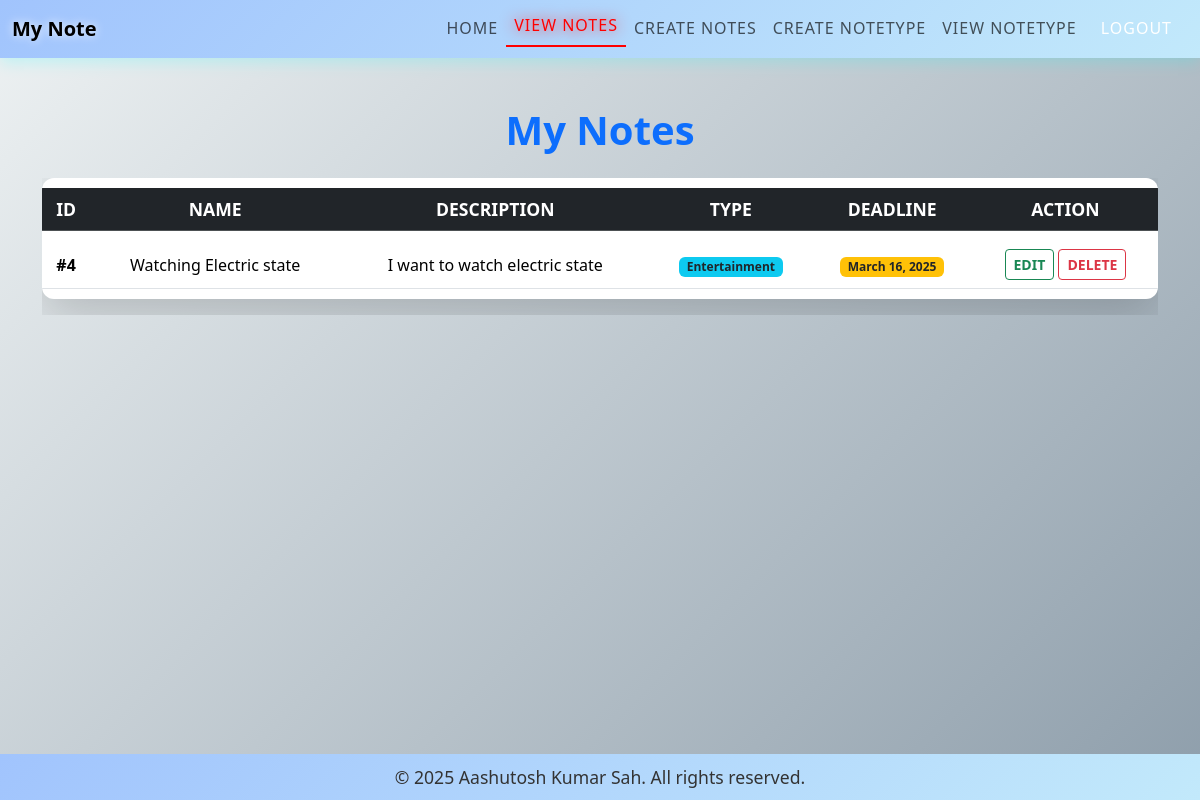
The app's page /views_note/ (signed in) with its own data.
### base/models.py (models this page shows)
class Notes(models.Model):
    name = models.CharField(max_length=200)
    description = models.TextField()
    file = models.FileField(upload_to='media/')
    deadline_at = models.DateField( auto_now=True)
    user = models.ForeignKey(User, on_delete=models.CASCADE, null=True)
    type = models.ForeignKey(NoteType, on_delete=models.SET_NULL, null=True)
    created_at = models.DateField( auto_now_add=True)
    updated_at = models.DateField( auto_now=True)

class NoteType(models.Model):
    name = models.CharField(max_length=200)
    created_at = models.DateField( auto_now_add=True)
    updated_at = models.DateField( auto_now=True)

### base/views.py (the view)
# urls.py: path('views_note/', views_note, name='views_note'),
@login_required
def views_note(request):
    note = Notes.objects.filter(user=request.user)
    note_type = NoteType.objects.all()
    return render(request, 'views_note.html', context={'Notes': note, 'Notetype': note_type})

### templates/views_note.html
{% include "header.html" %}
<div class="container mt-5">
    <h1 class="mb-4 text-center text-primary fw-bold">My Notes</h1>
    <div class="table-responsive">
        <table class="table table-hover shadow-lg" style="border-radius: 12px; overflow: hidden;">
            <thead class="table-dark text-light">
                <tr class="text-center">
                    <th scope="col">ID</th>
                    <th scope="col">Name</th>
                    <th scope="col">Description</th>
                    <th scope="col">Type</th>
                    <th scope="col">Deadline</th>
                    <th scope="col">Action</th>
                </tr>
            </thead>
            <tbody>
                {% for i in Notes %}
                    <tr class="align-middle text-center">
                        <td><strong>#{{ i.id }}</strong></td>
                        <td>{{ i.name }}</td>
                        <td>{{ i.description|truncatewords:10 }}</td>
                        <td><span class="badge bg-info text-dark">{{ i.type.name }}</span></td>
                        <td>
                            {% if i.deadline_at %}
                                <span class="badge bg-warning text-dark">{{ i.deadline_at }}</span>
                            {% else %}
                                <span class="badge bg-secondary">No Deadline</span>
                            {% endif %}
                        </td>
                        <td>
                            <a href="{% url 'edit_note' pk=i.id %}" class="btn btn-outline-success btn-sm fw-bold">EDIT</a>
                            <a href="{% url 'delete_note' pk=i.id %}" class="btn btn-outline-danger btn-sm fw-bold">DELETE</a>
                        </td>
                    </tr>
                {% empty %}
                    <tr>
                        <td colspan="6" class="text-center text-muted">No notes available.</td>
                    </tr>
                {% endfor %}
            </tbody>
        </table>
    </div>
</div>
{% include "footer.html" %}

### static/css/styles.css (style rules this page uses)
body { font-family: 'Arial', sans-serif; margin: 0; padding: 0; background: #f4f7fc; color: #333; line-height: 1.6; }
body { margin: 0; padding: 0; min-height: 100vh; }
body { padding-top: 80px; }
body { font-family: 'Arial', sans-serif; margin: 0; padding: 0; background: linear-gradient(135deg, #e0f7fa, #f8f9fa, #e3ecff); color: #333; line-height: 1.6; min-height: 100vh; display: flex; flex-direction: column; }
h1, h2, h3 { color: #222; text-align: center; font-weight: bold; }
:root { --primary-color: #00c6ff; --secondary-color: #0072ff; --accent-color: #ffcc00; --text-light: #ffffff; --text-dark: #222; --footer-bg: #0a0f1e; --bg-gradient: linear-gradient(135deg, #eef2f3, #8e9eab); }
body { font-family: 'Poppins', sans-serif; background: var(--bg-gradient); color: var(--text-dark); margin: 0; padding: 0; display: flex; flex-direction: column; min-height: 100vh; }
.table { border-collapse: separate; border-spacing: 0 10px; box-shadow: 0 4px 12px rgba(0, 0, 0, 0.1); border-radius: 10px; background-color: #ffffff; overflow: hidden; }
th, td { padding: 12px; vertical-align: middle; text-align: center; }
th { background-color: #343a40; color: #fff; text-transform: uppercase; font-weight: bold; font-size: 1.1rem; }
.btn-outline-success, .btn-outline-danger { transition: all 0.3s ease-in-out; border-radius: 8px; font-weight: 600; }
.table-responsive { margin-top: 20px; max-height: 500px; overflow-y: auto; }

### records on screen
Notes: id "4", name "Watching Electric state", description "I want to watch electric state", type.name "Entertainment", deadline_at "March 16, 2025"
